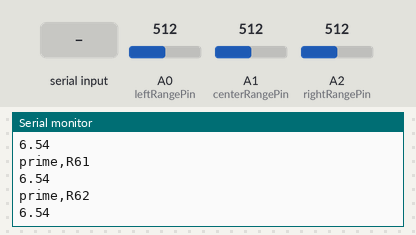
Bench run of a sketch on a simulated Arduino Uno, built with avr-gcc and run on an emulated ATmega328P. Shown: the last lines printed to the serial monitor. The inputs (shaded band) are chosen by the test bench; at power-on: A0 (leftRangePin) = 512, A1 (centerRangePin) = 512, A2 (rightRangePin) = 512.

Above: at 1.2 s.
1.3 s: "R34 1.2 0.3\n" received over Serial
3.0 s: A0 (leftRangePin) set to 716
4.5 s: A1 (centerRangePin) set to 306
At 4.94 s:
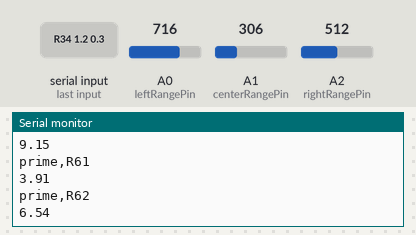
6.0 s: A2 (rightRangePin) set to 900
At 6.45 s:
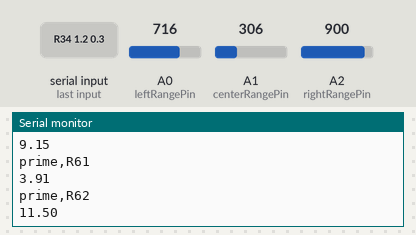
7.5 s: A2 (rightRangePin) set to 1023
At 7.95 s:
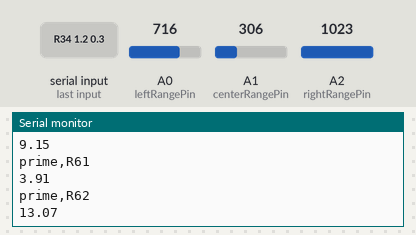
9.0 s: A1 (centerRangePin) set to 122
At 9.46 s:
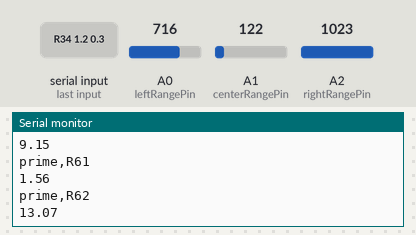
Timing chart, 0 to 11.5 s (numbered marks = the images above; inputs shaded):
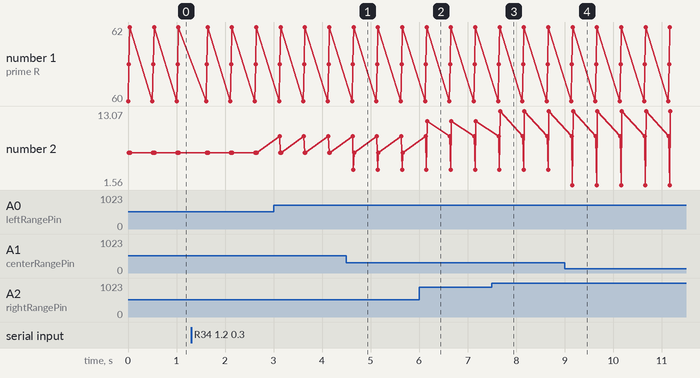

Measured:
- after the input at 4.5 s, the serial monitor: prints a new line after 0.14 s (image 1)
- after the input at 6.0 s, the serial monitor: prints a new line after 0.17 s (image 2)
- after the input at 7.5 s, the serial monitor: prints a new line after 0.17 s (image 3)
- after the input at 9.0 s, the serial monitor: prints a new line after 0.16 s (image 4)
- plotted number 2: 6.54 → 11.5 after the input at 6.0 s, 11.5 → 13.07 after the input at 7.5 s

The sketch:

RCodeSerial2.ino
```cpp
float speedTotal= 0;
float turnRate  = 0;
float speedLeft = 0;
float speedRight= 0;


void setup()
{
  Serial.begin(9600);
 /* rightmotor.attach(rightMotor);
  leftmotor.attach(leftMotor);
  leftmotorPID.SetMode(AUTOMATIC);
  rightmotorPID.SetMode(AUTOMATIC); */
}

void loop()
{
  //READ SERIAL
  // if there's any serial available, read a line into a string "command"
  // Parse it for three lines, the typical set expected from the computer
  if(Serial.available() > 0) {
    String command = Serial.readStringUntil('\n');
    if(command.substring(0,2) = "R34") {
      //  "R34 1.2 0.3" to speedOverall = 1.2m/s and turnrate = 0.3rad/s
      String total = command.substring(4,                       command.indexOf(" ", 4)-1);
            char carray[total.length() + 1]; //determine size of the array
            total.toCharArray(carray, sizeof(carray)); //put readStringinto an array
            float speedTotal = atof(carray);
      String turn = command.substring(command.indexOf(" ", 4)+1, command.length()      );
            char chararray[turn.length() + 1]; //determine size of the array
            turn.toCharArray(chararray, sizeof(chararray)); //put readStringinto an array
            float turnRate = atof(chararray);
    }
    if(command.substring(0,2) = "R35") {
      //  "R35 1.23" to speedLeft = 1.23m/s
      command = command.substring(4,command.length());
      char carray[command.length() + 1]; //determine size of the array
      command.toCharArray(carray, sizeof(carray)); //put readStringinto an array
      float speedLeft = atof(carray);

    }
    if(command.substring(0,2) = "R36") {
      //  "R36 2.35" to speedRight = 2.35m/s
      command = command.substring(4,command.length());
      char carray[command.length() + 1]; //determine size of the array
      command.toCharArray(carray, sizeof(carray)); //put readStringinto an array
      float speedRight = atof(carray);
    }
    String speedReturnTotal = "Total ";
    speedReturnTotal = speedReturnTotal +speedTotal;
    Serial.println(speedReturnTotal);
    String Turn = "Turn ";
    Turn = Turn + turnRate;
    Serial.println(Turn);
    String Left = "Left ";
    Left = Left + speedLeft;
    Serial.println(Left);
    String Right = "Right ";
    Right = Right + speedRight;
    Serial.println(Right);
    delay(100);
  }
    //Call functions in tabs, which are our modules for the encoder and the rangefinders.
    rangeloop();


  }
```

rangefinderSerial.ino
```cpp
//Rangefinder Pins
static int leftRangePin =  0;     // ***Check correct pin numbers***
static int centerRangePin= 1;
static int rightRangePin = 2;

static float rangeConstant = 0.01278;   // *** (3.3V/1024) / (6.4mV/in) * 0.0254 in/m

float rangeL = 0;           // variables to store rangefinder voltages
float rangeC = 0;
float rangeR = 0;

void rangeloop()
{
  rangeL = analogRead(leftRangePin)*rangeConstant;
  rangeC = analogRead(centerRangePin)*rangeConstant;
  rangeR = analogRead(rightRangePin)*rangeConstant;

  String L = "prime,R60\n";
  L = L+rangeL;
  String C = "prime,R61\n";
  C = C+rangeC;
  String R = "prime,R62\n";
  R = R+rangeR;
  Serial.println(L);
  Serial.println(C);
  Serial.println(R);
  delay(500);
}
```
